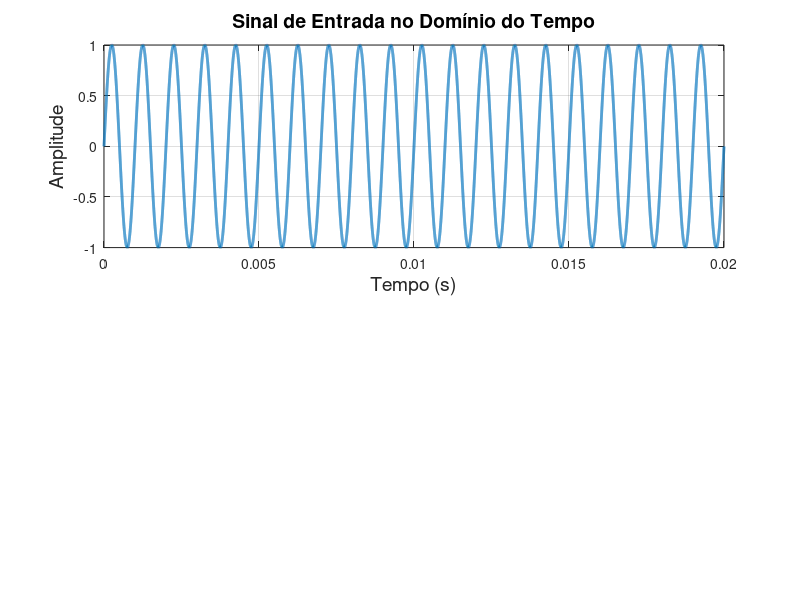

Write MATLAB code to recreate this figure. (Note: this script raises an error after producing the figure.)
%%%%%%%%%%%%%%%%%%%%%%%%%%%%%%%%%%%%%%%%%%%%%%%%%%%
% Disciplina: MI-Processamento Digital de Sinais
% Instituição: Uefs
% Período: 2022.2
% Projeto: Amostragem Natural (Gatilhamento)
% Discentes: 
%         - Gabriel Sá 
%         - Marcelo Mota
%         - Alyson Dantas
%         - Lucas Cardoso
%%%%%%%%%%%%%%%%%%%%%%%%%%%%%%%%%%%%%%%%%%%%%%%%%%%
% CASOS DE ANALISE:
% Fn = 1000;
% Caso 01 - Fs = 500 
% Caso 02 - Fs = 700
% Caso 03 - Fs = 900
% Caso 04 - Fs = 1000
% Caso 05 - Fs = 1100
% Caso 06 - Fs = 1300
% Caso 07 - Fs = 1500
% Caso 08 - Fs = 1700
% Caso 09 - Fs = 1900
% Caso 10 - Fs = 2000
% Caso 11 - Fs = 2100
% Caso 12 - Fs = 2300
% Caso 13 - Fs = 2500
% Caso 14 - Fs = 3000
% Caso 15 - Fs = 4000
% Caso 16 - Fs = 5000
%%%%%%%%%%%%%%%%%%%%%%%%%%%%%%%%%%%%%%%%%%%%%%%%%%%
close all; clear all; clc; %pkg load signal;
% Geração de um sinal contínuo no tempo e limitado em frequência;
% Definições no tempo para geração e amostragem do sinal de entrada:
amp      = 1;                 % Amplitude do Sinal;
freq     = 1000;              % Frequência do Sinal = 1kHz;
T        = 1/freq;             % Período do Sinal;
fs       = 3000000;           % Frequência de Amostragem para geração do sinal = 3000kHz = 3 MHz (amostras por segundo);
ts       = 1/fs;              % Período de Amostragem (um período para cada amostra);
stoptime = (20*T) - ts;        % Duração do Sinal em segundos (5 períodos);
t        = 0:ts:stoptime;     % Vetor de tempo;
% Geração de um sinal senoidal;
xt       = amp*sin(2*pi*freq*t);
N        = length(xt);    % Quantidade de amostras do sinal;
%%%%%%%%%%%%%%%%%%%%%%%%%%%%%%%%%%%%%%%%%%%%%%%%%%%
% PLOT DO SINAL ORIGINAL
figure;
subplot(2,1,1);
plot(t,xt, 'LineWidth',2);
grid on;
xlabel ('Tempo (s)' , 'fontsize', 14);
ylabel ("Amplitude", 'fontsize', 14);
title ("Sinal de Entrada no Domínio do Tempo", 'fontsize', 14);
%%%%%%%%%%%%%%%%%%%%%%%%%%%%%%%%%%%%%%%%%%%%%%%%%%
% GERAÇÃO DO TREM DE PULSOS
amp  = 1;
duty = 1; 
freq = 1900;
pwm_signal = pulses_generator(t,freq,amp,duty);
%%%%%%%%%%%%%%%%%%%%%%%%%%%%%%%%%%%%%%%%%%%%%%%%%%
% PLOT DO TREM DE PULSOS
subplot(2,1,2);
plot(t,pwm_signal, 'LineWidth',2);
grid on;
xlabel ('Tempo (s)' , 'fontsize', 14);
ylabel ("Amplitude", 'fontsize', 14);
title ("Trem de Pulsos", 'fontsize', 14);
%%%%%%%%%%%%%%%%%%%%%%%%%%%%%%%%%%%%%%%%%%%%%%%%%%%
% MODULAÇÃO DO SINAL DE ENTRADA
xs = xt.*pwm_signal;
%%%%%%%%%%%%%%%%%%%%%%%%%%%%%%%%%%%%%%%%%%%%%%%%%%%%
% CÁLTUCO DAS FFTS
[f_Xt,Xt] = my_fft2(t,xt,fs);
[f_PWM,PWM] = my_fft2(t,pwm_signal,fs);
[f_Xs,Xs] = my_fft2(t,xs,fs);
%% %%%%%%%%%%%%%%%%%%%%%%%%%%%%%%%%%%%%%%%%%%%%%%%%%%
% PLOT DA MODULAÇÃO E DA INTERSSEÇÃO DOS SINAIS ORIGINAIS E MODULADOS
% PLOT DA MODULAÇÃO
figure;
subplot(2,1,1)
plot(t,xs, 'LineWidth',2);
grid on;
xlabel ('Tempo (s)' , 'fontsize', 14);
ylabel ("Amplitude", 'fontsize', 14);
title ("Sinal Modulado com PAM", 'fontsize', 14);
%%%%%%%%%%%%%%%%%%%%%%%%%%%%%%%%%%%%%%%
% PLOT DA SOBREPOSIÇÃO DO SINAL ORIGINAL E MODULADO
subplot(2,1,2)
plot(t,xt, '-.', 'LineWidth',1);
hold on
plot(t,xs, '-', 'LineWidth',1);
grid on;
xlabel ('Tempo (s)' , 'fontsize', 14);
ylabel ("Amplitude", 'fontsize', 14);
title ("Sobreposição entre o sinal original e modulado", 'fontsize', 14);
%% %%%%%%%%%%%%%%%%%%%%%%%%%%%%
% PLOT DO ESPECTRO DA ENTRADA, TREM DE PULSOS E SOBREPOSIÇÃO DE ESPECTROS
% PLOT ENTRADA
figure;
subplot(2,2,1)
stem(f_Xt,Xt,'.');
axis([-3000 3000 0 max(Xt)*1.1]);
grid on;
xlabel ('{\it f} (Hertz)' , 'fontsize', 12);
ylabel ('|X({\itf})|', 'fontsize', 12);
title ("Espectro do Sinal da Entrada", 'fontsize', 12);
%%%%%%%%%%%%%%%%%%%%%%%%%%%%%%%%%
% PLOT PWM
subplot(2,2,3)
stem(f_PWM,PWM,'.');
axis([-3000 3000 0 max(PWM)*1.1]);
grid on;
xlabel ('{\it f} (Hertz)' , 'fontsize', 12);
ylabel ('|X({\itf})|', 'fontsize', 12);
title ("Espectro do Trem de Pulsos", 'fontsize', 12);
%%%%%%%%%%%%%%%%%%%%%%%%%%%%%%%%%%%
% PLOT SOBREPOSIÇÃO DE ESPECTROS
subplot(2,2,[2,4])
stem(f_Xt,Xt,'.');
hold on
stem(f_Xs,Xs,'.');
axis([-3000 3000 0 max(Xs)*1.1]);
xlabel ('{\it f} (Hertz)' , 'fontsize', 12);
ylabel ('|X({\itf})|', 'fontsize', 12);
title ("Sobreposição de espectros", 'fontsize', 12);
legend ('Entrada', 'Saida');
%% %%%%%%%%%%%%%%%%%%%%%%%%%%%%
% CÁLCULO DAS FASES
[fr, ph] = phase(xt,fs);
[fr_Xs, ph_Xs] = phase(xs,fs);
%% %%%%%%%%%%%%%%%%%%%%%%%%%%%
% PLOT DO ESPECTRO DA ENTRADA, TREM DE PULSOS E SOBREPOSIÇÃO DE ESPECTROS
% PLOT ENTRADA
figure;
subplot(2,2,1)
stem(fr,ph);
axis([-1200 1200 -2 2]);
xlabel 'Frequency (Hz)';
ylabel 'Phase / \pi';
title ("Fase do sinal de Entrada", 'fontsize', 12);
%%%%%%%%%%%%%%%%%%%%%%%%%%%%%%%%%
% PLOT PWM
subplot(2,2,3)
stem(fr_Xs,ph_Xs);
axis([-1200 1200 -2 2]);
xlabel 'Frequency (Hz)';
ylabel 'Phase / \pi';
title ("Fase do sinal de Saída", 'fontsize', 12);
%%%%%%%%%%%%%%%%%%%%%%%%%%%%%%%%%%%
% PLOT SOBREPOSIÇÃO DE ESPECTROS
subplot(2,2,[2,4])
stem(fr,ph,'.');
hold on
stem(fr_Xs,ph_Xs,'.');
axis([-1200 1200 -2 2]);
xlabel ('{\it f} (Hertz)' , 'fontsize', 12);
ylabel ('|X({\itf})|', 'fontsize', 12);
title ("Sobreposição das fases", 'fontsize', 12);
legend ('Entrada', 'Saida');
